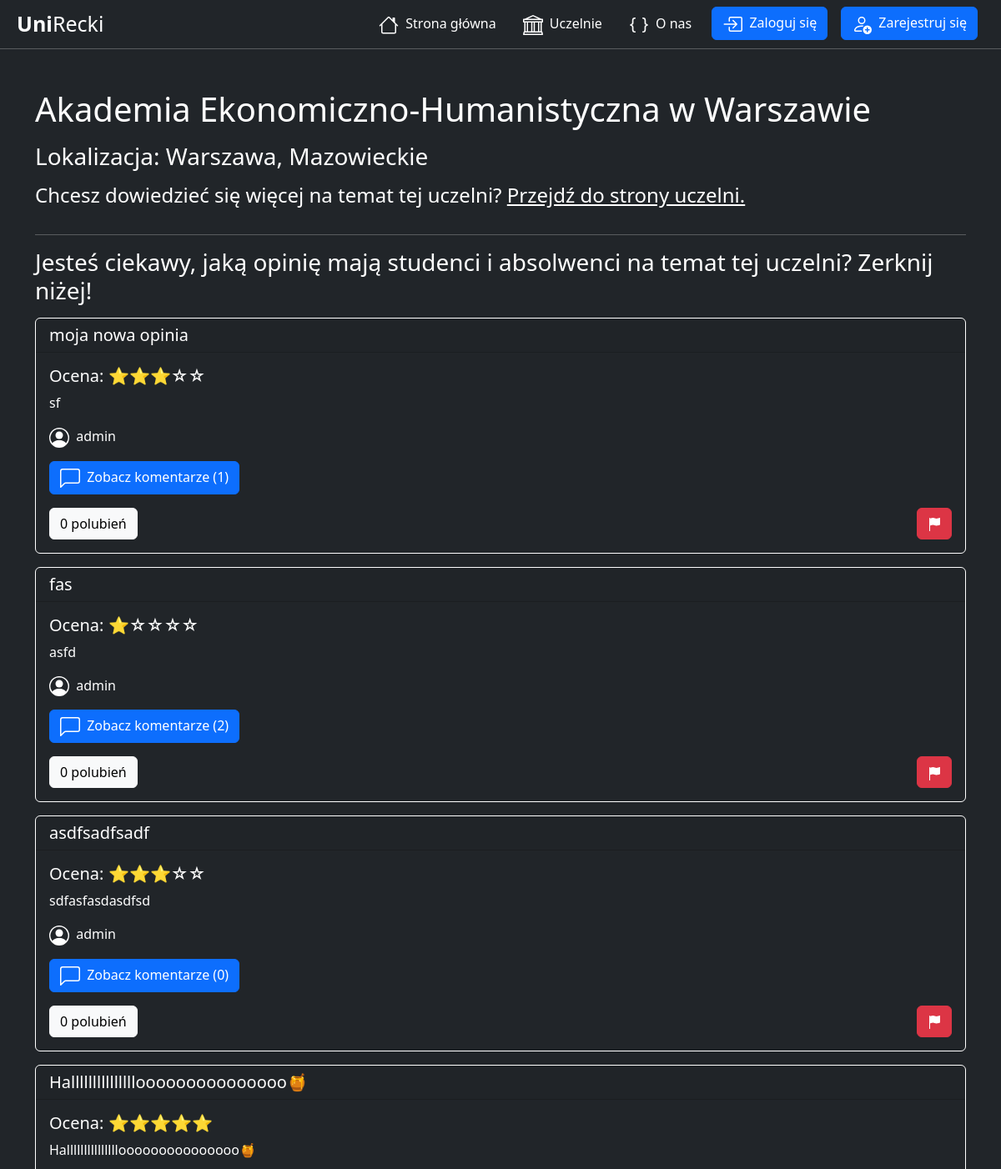
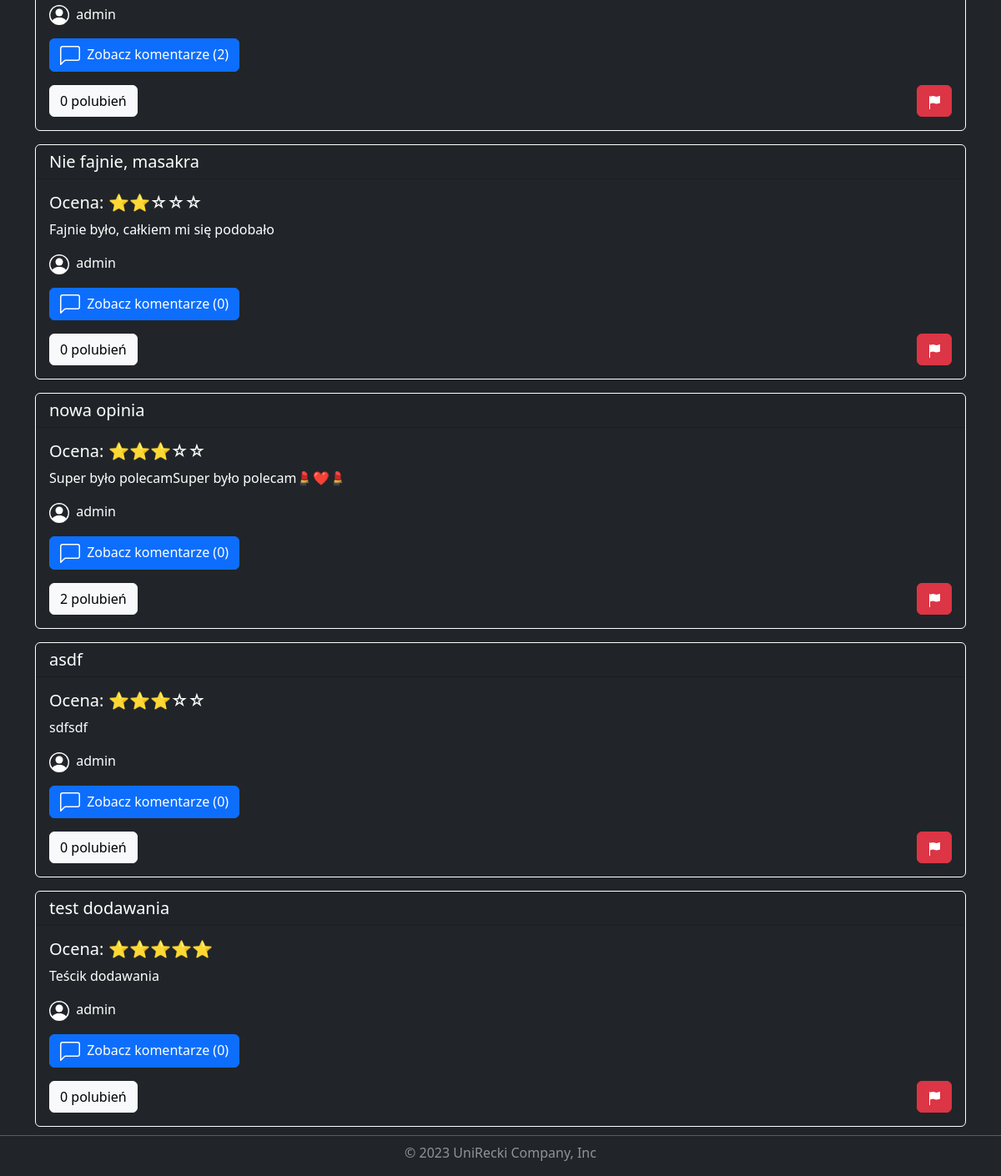
Page /university/2/ on the committed database (2 pictures, top to bottom).
### universities/models.py (models this page shows, shortened)
class University(models.Model):
    name = models.CharField(max_length=150)
    search_name = models.CharField(max_length=150, blank=True)
    voivodeship = models.CharField(max_length=150)
    city = models.CharField(max_length=150)
    link = models.CharField(max_length=150)
    class Meta:
        verbose_name = 'University'
        verbose_name_plural = 'Universities'

class Review(models.Model):
    title = models.CharField( max_length=150)
    description = models.CharField( max_length=3000)
    rating = models.IntegerField(validators=[
            MaxValueValidator(5),
            MinValueValidator(1)
        ])
    add_date = models.DateTimeField(default=timezone.now, blank=True)
    university = models.ForeignKey(University, on_delete=models.CASCADE)
    user = models.ForeignKey(User, on_delete=models.CASCADE)
    users_like = models.ManyToManyField(User, related_name='images_liked', blank=True)
    class Meta:
        verbose_name = 'Review'
        verbose_name_plural = 'Reviews'

### universities/views.py (the view)
# urls.py: path('<int:pk>/', views.UniversityDetailView.as_view(), name='university_detail'),
class UniversityDetailView(DetailView):
    model = University
    template_name = 'universities/university_detail.html'
    context_object_name = 'university'
    def get_context_data(self, **kwargs):
        context = super().get_context_data(**kwargs)
        university = self.get_object()
        reviews = university.review_set.all().order_by('-add_date')
        context['reviews'] = reviews
        return context

### universities/templates/universities/university_detail.html (shortened to what this page needs)
{% extends "base.html" %}
{% load static %}
{% block css %}
    <link rel="stylesheet" href="{% static "universities/university_detail.css" %}">
{% endblock css %}
{% block content %}
    <div class="container mt-5">
        <div class="row">
            <h1 class="mb-3">{{ university.name }}</h1>
            <h3 class="mb-3">Lokalizacja: {{ university.city }}, {{ university.voivodeship | capfirst }}</h3>
        </div>
        <div class="row">
            <h4 class="mb-3">
                Chcesz dowiedzieć się więcej na temat tej uczelni? <a href="{{ university.link }}">Przejdź do strony uczelni.</a>
            </h4>
        </div>
        <hr class="mt-3">
        <h3 class="mb-3">Jesteś ciekawy, jaką opinię mają studenci i absolwenci na temat tej uczelni? Zerknij niżej!</h3>
        {% for review in reviews %}
            <div class="card bg-dark mt-3">
                <h5 class="card-header ">{{ review.title }}</h5>
                <div class="card-body">
                    <h5 class="card-title">
                        Ocena:
                        {% if review.rating == 5 %}
                            ⭐⭐⭐⭐⭐
                        {% elif review.rating == 4 %}
                            ⭐⭐⭐⭐☆
                        {% elif review.rating == 3 %}
                            ⭐⭐⭐☆☆
                        {% elif review.rating == 2 %}
                            ⭐⭐☆☆☆
                        {% elif review.rating == 1 %}
                            ⭐☆☆☆☆
                        {% endif %}
                    </h5>
                    <p class="card-text">{{ review.description }}</p>
                    <p class="card-text">
                        {{ review.user.username }}
                    </p>
                    <p class="card-text">
                        <a href="{% url 'review_detail' review.pk %}" class="btn btn-primary">
                        Zobacz komentarze ({{ review.comment_set.count }})</a>
                    </p>
                    <div class="row">
                        <div class="col-6">
                            {% with total_likes=review.users_like.count %}
                                <span class="count-{{ review.id }} btn btn-light me-2">
                                    <span class="total">{{ total_likes }}</span>
                                    polubień
                                </span>
                            {% endwith %}
                        </div>
                        <div class="col-6 d-flex justify-content-end align-items-end">
                            <a href="{% url 'review_report_create' review.pk %}"
                               title="Zgłoś opinię"
                               class="btn btn-danger">
                            </a>
                        </div>
                    </div>
                </div>
            </div>
        {% empty %}
            <p>Brak opinii dla tej uczelni.</p>
        {% endfor %}
    </div>
{% endblock content %}

### static/styles.css (style rules this page uses)
body { color: white; }
h1 { color: white; }
a { color: white; }
h3 { color: white; }

### universities/static/universities/university_detail.css (style rules this page uses)
.card { color: white; border: 1px solid white; margin-bottom: 10px; }
hr { color: white; }

### rows in the picture
University: name "Akademia Ekonomiczno-Humanistyczna w Warszawie", city "Warszawa", voivodeship "Mazowieckie"
Review: title "moja nowa opinia", description "sf", user.username "admin", comment_set.count "1", users_like.count "0"
Review: title "fas", description "asfd", user.username "admin", comment_set.count "2", users_like.count "0"
Review: title "asdfsadfsadf", description "sdfasfasdasdfsd", user.username "admin", comment_set.count "0", users_like.count "0"
Review: title "Halllllllllllllllooooooooooooooo🍯", description "Halllllllllllllllooooooooooooooo🍯", user.username "admin", comment_set.count "2", users_like.count "0"
Review: title "Nie fajnie, masakra", description "Fajnie było, całkiem mi się podobało", user.username "admin", comment_set.count "0", users_like.count "0"
Review: title "nowa opinia", description "Super było polecamSuper było polecam💄❤️💄", user.username "admin", comment_set.count "0", users_like.count "2"
Review: title "asdf", description "sdfsdf", user.username "admin", comment_set.count "0", users_like.count "0"
Review: title "test dodawania", description "Teścik dodawania", user.username "admin", comment_set.count "0", users_like.count "0"
